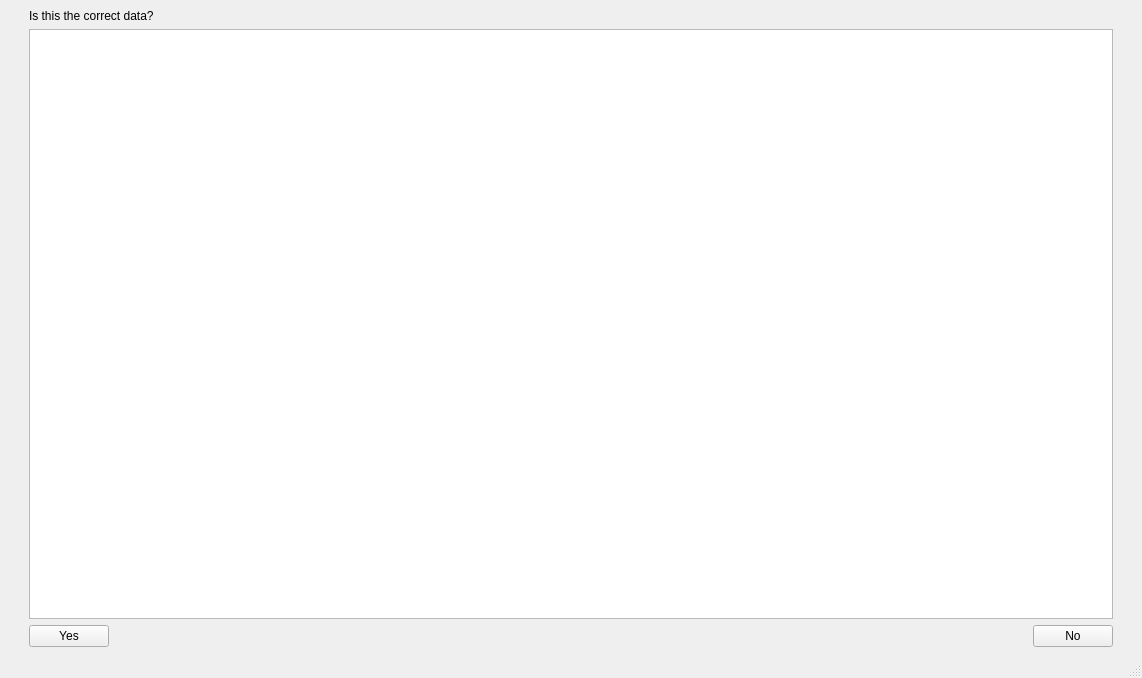
<?xml version="1.0" encoding="UTF-8"?>
<ui version="4.0">
 <class>MainWindow</class>
 <widget class="QMainWindow" name="MainWindow">
  <property name="geometry">
   <rect>
    <x>0</x>
    <y>0</y>
    <width>1142</width>
    <height>678</height>
   </rect>
  </property>
  <property name="windowTitle">
   <string>Data Confirmation</string>
  </property>
  <widget class="QWidget" name="centralwidget">
   <layout class="QGridLayout" name="gridLayout">
    <item row="1" column="1">
     <widget class="QTableWidget" name="conf_table"/>
    </item>
    <item row="2" column="1">
     <layout class="QHBoxLayout" name="horizontalLayout">
      <item alignment="Qt::AlignLeft">
       <widget class="QPushButton" name="yes_btn">
        <property name="text">
         <string>Yes</string>
        </property>
       </widget>
      </item>
      <item alignment="Qt::AlignRight">
       <widget class="QPushButton" name="no_btn">
        <property name="text">
         <string>No</string>
        </property>
       </widget>
      </item>
     </layout>
    </item>
    <item row="0" column="1">
     <widget class="QLabel" name="label">
      <property name="text">
       <string>Is this the correct data?</string>
      </property>
     </widget>
    </item>
    <item row="1" column="0">
     <spacer name="horizontalSpacer">
      <property name="orientation">
       <enum>Qt::Horizontal</enum>
      </property>
      <property name="sizeType">
       <enum>QSizePolicy::Fixed</enum>
      </property>
      <property name="sizeHint" stdset="0">
       <size>
        <width>20</width>
        <height>20</height>
       </size>
      </property>
     </spacer>
    </item>
    <item row="1" column="2">
     <spacer name="horizontalSpacer_2">
      <property name="orientation">
       <enum>Qt::Horizontal</enum>
      </property>
      <property name="sizeType">
       <enum>QSizePolicy::Fixed</enum>
      </property>
      <property name="sizeHint" stdset="0">
       <size>
        <width>20</width>
        <height>20</height>
       </size>
      </property>
     </spacer>
    </item>
   </layout>
  </widget>
  <widget class="QMenuBar" name="menubar">
   <property name="geometry">
    <rect>
     <x>0</x>
     <y>0</y>
     <width>1142</width>
     <height>22</height>
    </rect>
   </property>
  </widget>
  <widget class="QStatusBar" name="statusbar"/>
 </widget>
 <resources/>
 <connections/>
</ui>
